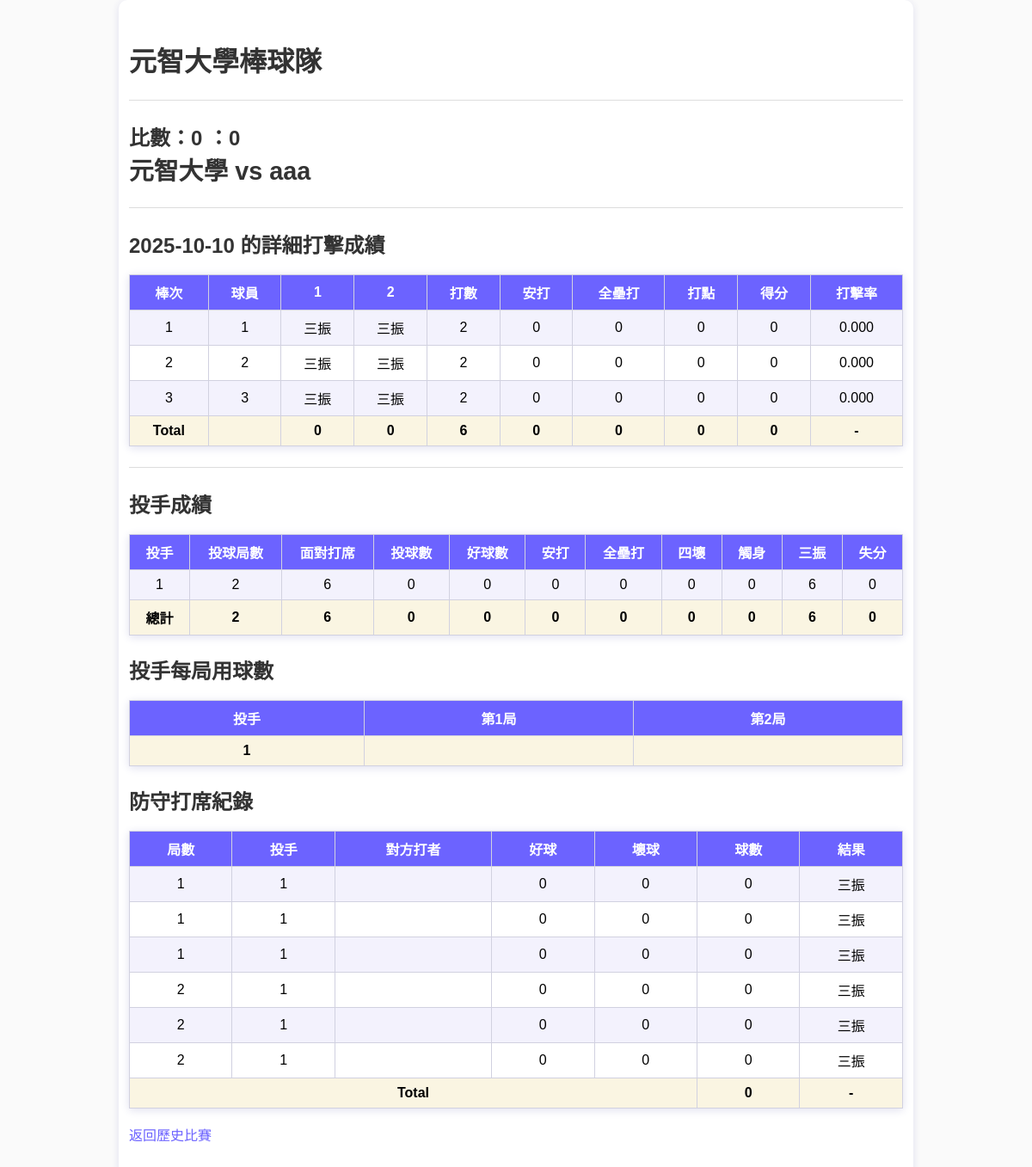
/game_detail/1, run on the app's committed database.
### models.py (models this page shows)
class Game(db.Model):
    id = db.Column(db.Integer, primary_key=True)
    date = db.Column(db.String(20), nullable=False)
    opponent = db.Column(db.String(100), nullable=False)
    team_score = db.Column(db.Integer, nullable=True)
    opponent_score = db.Column(db.Integer, nullable=True)
    current_pitcher_id = db.Column(db.Integer, nullable=True)
    first_attack = db.Column(db.String(1))  # 'A': 先攻, 'D': 先守
    is_recorded = db.Column(db.Boolean, default=False)

class Player(db.Model):
    id = db.Column(db.Integer, primary_key=True)
    name = db.Column(db.String(100), nullable=False)
    number = db.Column(db.Integer, nullable=False)
    position = db.Column(db.String(100), nullable=False)

class AtBatStat(db.Model):
    id = db.Column(db.Integer, primary_key=True)
    game_id = db.Column(db.Integer, db.ForeignKey('game.id'))
    player_id = db.Column(db.Integer, db.ForeignKey('player.id'))
    order = db.Column(db.Integer)
    result = db.Column(db.String(20))
    inning = db.Column(db.Integer)
    rbis = db.Column(db.Integer, default=0)
    position = db.Column(db.String(20))
    note = db.Column(db.String(50))

class DefenseStat(db.Model):
    id = db.Column(db.Integer, primary_key=True)
    game_id = db.Column(db.Integer, db.ForeignKey('game.id'))
    inning = db.Column(db.Integer)
    pitcher_id = db.Column(db.Integer, db.ForeignKey('player.id'))
    batter_name = db.Column(db.String(32))   # 可以另外設 Player 或只記名
    strike = db.Column(db.Integer)
    ball = db.Column(db.Integer)
    pitch_count = db.Column(db.Integer)
    result = db.Column(db.String(24))        # 打席結果
    runs = db.Column(db.Integer, default=0)  # 失分

### app.py (the view)
@app.route('/game_detail/<int:game_id>')
def game_detail(game_id):
    game = Game.query.get_or_404(game_id)
    stats_table, max_inning, total = get_stats_table(game_id)      # 打擊數據用
    defense_stats = DefenseStat.query.filter_by(game_id=game_id).order_by(DefenseStat.inning, DefenseStat.id).all()
    defense_records = []
    for r in defense_stats:
        pitcher = Player.query.get(r.pitcher_id) if r.pitcher_id else None
        defense_records.append({
            "inning": r.inning,
            "pitcher": pitcher,
            "batter_name": r.batter_name,
            "strike": r.strike,
            "ball": r.ball,
            "pitch_count": r.pitch_count,
            "result": r.result
        })
    pitcher_stats, pitcher_total = calculate_pitcher_stats(game_id)   # 投手數據用
    pitchers = {r.pitcher_id: Player.query.get(r.pitcher_id).name for r in defense_stats if r.pitcher_id}
    innings = sorted(set([r.inning for r in defense_stats]))
    pitcher_inning_data = []
    for pid, pname in pitchers.items():
        per_inning = []
        for inn in innings:
            count = sum(r.pitch_count for r in defense_stats if r.pitcher_id == pid and r.inning == inn)
            per_inning.append(count if count != 0 else "")
        pitcher_inning_data.append({
            "name": pname,
            "data": per_inning
        })
    return render_template('game_detail.html',
        game=game,
        stats_table=stats_table,
        max_inning=max_inning,
        total=total,                  # for 打擊
        defense_records=defense_records,
        pitcher_stats=pitcher_stats,
        pitcher_total=pitcher_total,  # for 投手
        pitcher_innings=innings,      # 表頭局數
        pitcher_inning_data=pitcher_inning_data  # 表格內容
    )

### templates/game_detail.html (shortened to what this page needs)
{% extends "base.html" %}
{% block content %}
<h2>
比數：{{ game.team_score }} ：{{ game.opponent_score }}<br>
<span style="font-size:1.2em;">元智大學 vs {{ game.opponent }}</span>
</h2>
<hr>
<h2>{{ game.date }} 的詳細打擊成績</h2>
<table border="1" cellpadding="4">
    <tr>
        <th>棒次</th>
        <th>球員</th>
        {% for inning in range(1, max_inning+1) %}
            <th>{{ inning }}</th>
        {% endfor %}
        <th>打數</th>
        <th>安打</th>
        <th>全壘打</th>
        <th>打點</th>
        <th>得分</th>
        <th>打擊率</th>
    </tr>
    {% set orders = stats_table | map(attribute='order') | reject('equalto', "") | list | unique | sort %}
    {% for order in orders %}
        {% set group = stats_table | selectattr('order', 'equalto', order) | list %}
        {% for row in group %}
        <tr>
            <td>{% if loop.index0 == 0 %}{{ order + 1 }}{% endif %}</td>
            <td>{{ row.player.name }}</td>
            {% for r in row.results %}
                <td>{{ r }}</td>
            {% endfor %}
            <td>{{ row.ab }}</td>
            <td>{{ row.hit }}</td>
            <td>{{ row.hr }}</td>
            <td>{{ row.rbi }}</td>
            <td>{{ row.run if row.run is defined else 0 }}</td>
            <td>
                {% if row.ab %}
                    {{ "%.3f" | format(row.hit / row.ab) }}
                {% else %}
                    0.000
                {% endif %}
            </td>
        </tr>
        {% endfor %}
    {% endfor %}
    <tr style="background: #fff2d3;">
        <td>Total</td>
        <td></td>
        {% for t in total.inning_results %}
            <td>{{ t }}</td>
        {% endfor %}
        <td>{{ total.ab }}</td>
        <td>{{ total.hit }}</td>
        <td>{{ total.hr }}</td>
        <td>{{ total.rbi }}</td>
        <td>{{ total.run if total.run is defined else 0 }}</td>
        <td>-</td>
    </tr>
</table>
<hr>
<h2>投手成績</h2>
<table border="1" style="border-collapse: collapse;">
  <tr>
    <th>投手</th><th>投球局數</th><th>面對打席</th><th>投球數</th><th>好球數</th>
    <th>安打</th><th>全壘打</th><th>四壞</th><th>觸身</th><th>三振</th><th>失分</th>
  </tr>
  {% for p in pitcher_stats %}
  <tr>
    <td>{{ p.name }}</td>
    <td>{{ p.ip }}</td>
    <td>{{ p.batters }}</td>
    <td>{{ p.pitch_count }}</td>
    <td>{{ p.strikes }}</td>
    <td>{{ p.hits }}</td>
    <td>{{ p.hr }}</td>
    <td>{{ p.bb }}</td>
    <td>{{ p.hbp }}</td>
    <td>{{ p.k }}</td>
    <td>{{ p.run }}</td>
  </tr>
  {% endfor %}
  <tr style="background-color:#fdf4dc;font-weight:bold;">
    <td>總計</td>
    <td>{{ pitcher_total.ip }}</td>
    <td>{{ pitcher_total.batters }}</td>
    <td>{{ pitcher_total.pitch_count }}</td>
    <td>{{ pitcher_total.strikes }}</td>
    <td>{{ pitcher_total.hits }}</td>
    <td>{{ pitcher_total.hr }}</td>
    <td>{{ pitcher_total.bb }}</td>
    <td>{{ pitcher_total.hbp }}</td>
    <td>{{ pitcher_total.k }}</td>
    <td>{{ pitcher_total.run }}</td>
  </tr>
</table>
<h2>投手每局用球數</h2>
<table border="1">
    <tr>
        <th>投手</th>
        {% for inn in pitcher_innings %}
            <th>第{{ inn }}局</th>
        {% endfor %}
    </tr>
    {% for pitcher in pitcher_inning_data %}
    <tr>
        <td>{{ pitcher.name }}</td>
        {% for cnt in pitcher.data %}
            <td>{{ cnt }}</td>
        {% endfor %}
    </tr>
    {% endfor %}
</table>
<h2>防守打席紀錄</h2>
<table border="1" style="border-collapse: collapse;">
    <tr>
      <th>局數</th>
      <th>投手</th>
      <th>對方打者</th>
      <th>好球</th>
      <th>壞球</th>
      <th>球數</th>
      <th>結果</th>
    </tr>
    {% for d in defense_records %}
    <tr>
      <td>{{ d.inning }}</td>
      <td>{{ d.pitcher.name if d.pitcher else '' }}</td>
      <td>{{ d.batter_name }}</td>
      <td>{{ d.strike }}</td>
      <td>{{ d.ball }}</td>
      <td>{{ d.pitch_count }}</td>
      <td>
          {% if d.result == 'RUNNER_OUT' %}
            跑者出局
          {% else %}
            {{ d.result }}
          {% endif %}
        </td>
    </tr>
    {% endfor %}
    <tr style="background-color:#fdf4dc;font-weight:bold;">
      <td colspan="5">Total</td>
      <td>{{ defense_records | sum(attribute='pitch_count') }}</td>
      <td>-</td>
    </tr>
</table>
<a href="{{ url_for('games') }}">返回歷史比賽</a>
{% endblock %}

### static/style.css (style rules this page uses)
body { font-family: Arial, "微軟正黑體", sans-serif; background: #fafafa; margin: 0; padding: 0; }
h1, h2, h3, h4 { color: #333; margin-top: 22px; margin-bottom: 12px; font-weight: bold; }
table { background: #fff; border-collapse: collapse; width: 100%; margin: 18px 0; box-shadow: 0 2px 10px #e0e0ef; }
th, td { border: 1px solid #d1d1e0; text-align: center; padding: 8px 14px; }
th { background: #6c63ff; color: #fff; font-weight: bold; }
tr:nth-child(even) td { background: #f3f2fd; }
tr:last-child td { background: #faf5e2; font-weight: bold; }
a { color: #6c63ff; text-decoration: none; }
hr { border: 0; height: 1px; background: #ddd; margin: 24px 0; }

### data on the page
Game: team_score "0", opponent_score "0", opponent "aaa", date "2025-10-10"
Player: player.name "1"
AtBatStat: result "三振"
AtBatStat: result "三振"
Player: player.name "2"
AtBatStat: result "三振"
AtBatStat: result "三振"
Player: player.name "3"
AtBatStat: result "三振"
AtBatStat: result "三振"
DefenseStat: inning "1", pitcher "1", strike "0", ball "0", pitch_count "0", result "三振"
DefenseStat: inning "1", pitcher "1", strike "0", ball "0", pitch_count "0", result "三振"
DefenseStat: inning "1", pitcher "1", strike "0", ball "0", pitch_count "0", result "三振"
DefenseStat: inning "2", pitcher "1", strike "0", ball "0", pitch_count "0", result "三振"
DefenseStat: inning "2", pitcher "1", strike "0", ball "0", pitch_count "0", result "三振"
DefenseStat: inning "2", pitcher "1", strike "0", ball "0", pitch_count "0", result "三振"

### other printed values
{{ inning }} "1" "2"
{{ order + 1 }} "1" "2" "3"
{{ row.ab }} "2" "2" "2"
{{ row.hit }} "0" "0" "0"
{{ row.hr }} "0" "0" "0"
{{ row.rbi }} "0" "0" "0"
{{ row.run if row.run is defined else 0 }} "0" "0" "0"
{{ "%.3f" | format(row.hit / row.ab) }} "0.000" "0.000" "0.000"
{{ t }} "0" "0"
{{ total.ab }} "6"
{{ total.hit }} "0"
{{ total.hr }} "0"
{{ total.rbi }} "0"
{{ total.run if total.run is defined else 0 }} "0"
{{ p.name }} "1"
